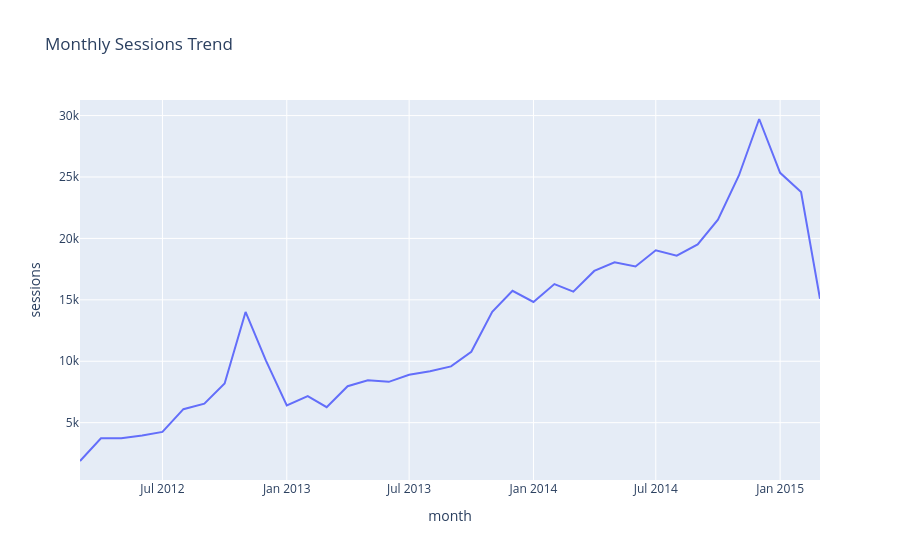

Notebook code for this chart:
### Code cell
fig = px.line(
    monthly_trend,
    x="month",
    y="sessions",
    title="Monthly Sessions Trend"
)

fig.show()
